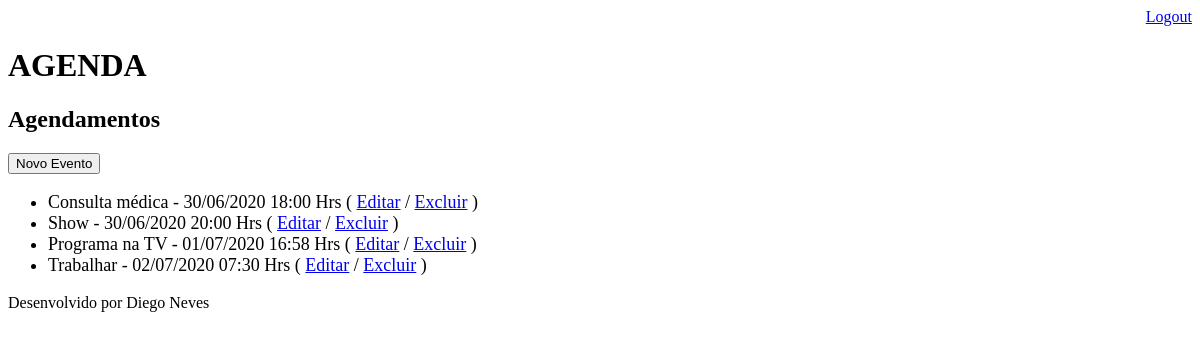
/agenda/ (signed in), run on an earlier commit of the app's database.
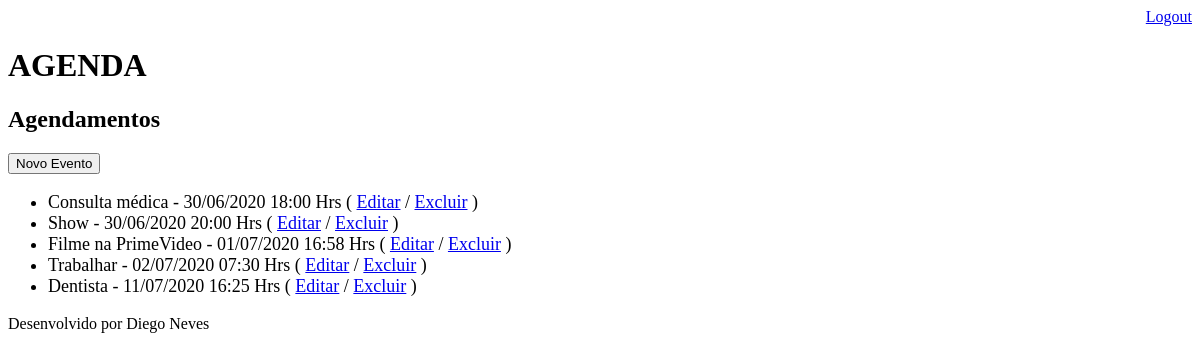
And on a later commit of the database.
### core/models.py (models this page shows, shortened)
class Evento(models.Model):
    titulo = models.CharField(max_length=100)
    descricao = models.TextField(blank=True, null=True)
    local = models.CharField(max_length=50, blank=True, null=True)
    data_evento = models.DateTimeField(verbose_name='Data do Evento')
    data_criacao = models.DateTimeField(auto_now=True)
    usuario = models.ForeignKey(User, on_delete=models.CASCADE)
    class Meta:
        db_table = 'evento'
    def get_data_evento(self):
        return self.data_evento.strftime('%d/%m/%Y %H:%M Hrs')
    def get_evento_atrasado(self):
        if self.data_evento < datetime.now():
            return True
        else:
            return False

### core/views.py (the view)
# urls.py: path('agenda/', views.lista_eventos),
@login_required(login_url='/login/')
def lista_eventos(request):
    usuario = request.user
    data_atual = datetime.now() - timedelta(hours=1)
    evento = Evento.objects.filter(usuario=usuario,
                                   data_evento__gt=data_atual)
    response = {'eventos': evento}
    return render(request, 'agenda.html', response)

### templates/agenda.html (shortened to what this page needs)
{% extends "model_page.html" %}
{% block content %}
<h2>Agendamentos</h2>
<a href="evento/">
    <button type="button">Novo Evento</button>
</a>
<ul style="font-size: 18px">
    {% for evento in eventos %}
    <li>
        <div style= >
            {{ evento.titulo }} - {{ evento.get_data_evento}}
            ( <a href="evento/?id={{ evento.id }}">Editar</a>
            / <a href="evento/delete/{{ evento.id }}">Excluir</a> )
        </div>
    </li>
    {% endfor %}
</ul>
{% endblock %}

### templates/model_page.html
<!DOCTYPE html>
<html lang="en">
<head>
    {% include "model_header.html" %}
</head>
<body>
    {% block content %} {% endblock %}
    {% include  "model_footer.html" %}
</body>
</html>

### templates/model_header.html (shortened to what this page needs)
<div align="right">
    <a href="/logout">Logout</a>
</div>
<h1>AGENDA</h1>

### templates/model_footer.html
<p>Desenvolvido por Diego Neves</p>

What changed in the data, as far as the page shows it:
changed Evento: titulo "Programa na TV" → "Filme na PrimeVideo"
added Evento: titulo "Dentista", get_data_evento "11/07/2020 16:25 Hrs"
